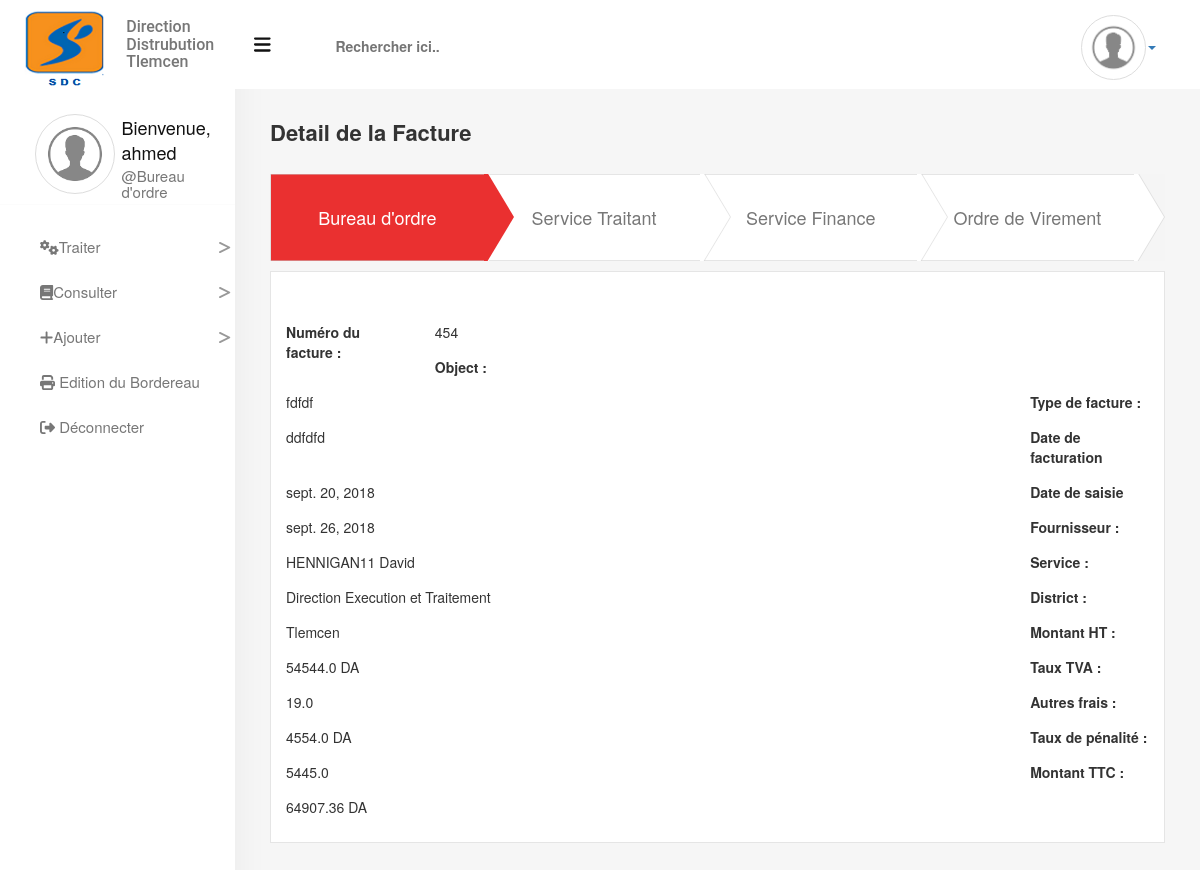
The page /bill_detail/33 (signed in) on the database its author committed.
### billingManager/models.py (models this page shows, shortened)
class Bill(models.Model):
    DECISION = [
        ('1', 'Non Traiter'),
        ('2', 'Accepter'),
        ('3', 'Refuser'),
    ]
    bill_id = models.AutoField(primary_key=True)
    bill_num = models.CharField(max_length=50, verbose_name="Numéro de facture")
    entry_date = models.DateField(auto_now=True)
    object = models.TextField(max_length=150, verbose_name="Objet")
    bill_type = models.CharField(max_length=100, verbose_name="Type de facture", blank=True)
    decision_ST = models.CharField(max_length=1, choices=DECISION, default='1')
    decision_BO = models.CharField(max_length=1, choices=DECISION, default='1')
    penalty_rate = models.FloatField(default=0, verbose_name="taux de pénalité")
    ht_amount = models.FloatField(verbose_name='Montant HT')
    other_coasts = models.FloatField(default=0, verbose_name="Autres frais")
    decision_FC = models.CharField(max_length=1, choices=DECISION, default='1')
    transfer_order = models.CharField(max_length=20, blank=True, verbose_name="Ordre de virement")
    billing_date = models.DateField(verbose_name="Date de facturation")
    provider = models.ForeignKey(Provider, on_delete=models.PROTECT, verbose_name="Fournisseur")
    service = models.ForeignKey(Service, on_delete=models.PROTECT, verbose_name="Service")
    district = models.ForeignKey(District, on_delete=models.PROTECT, verbose_name="District")
    tva = models.ForeignKey(TVA, on_delete=models.PROTECT, verbose_name="Taux de TVA")
    slip = models.ForeignKey(Slip, on_delete=models.PROTECT, null=True, verbose_name="Numéro du bordereau")
    service_slip = models.ForeignKey(ServiceSlip, on_delete=models.PROTECT, null=True, verbose_name="Numéro du bordereau de service traitant")
    rejection_reasonBO = models.ManyToManyField(RejectionReason, related_name='motif1')
    rejection_reasonST = models.ManyToManyField(RejectionReason, related_name='motif2')
    rejection_reasonFC = models.ManyToManyField(RejectionReason, related_name='motif3')
    entered_by = models.ForeignKey(User, on_delete=models.PROTECT, null=True, verbose_name='Saisie par')
    class Meta:
        ordering = ('-entry_date',)

class Provider(models.Model):
    GENDER = [
        ('1', 'Madame'),
        ('2', 'Monsieur'),
        ('3', 'Mademoiselle'),
    ]
    provider_id = models.AutoField(primary_key=True)
    gender = models.CharField(max_length=1, choices=GENDER, default='2', verbose_name="Genre")
    provider_last_name = models.CharField(max_length=50, verbose_name="Nom")
    provider_first_name = models.CharField(max_length=50, verbose_name="Prénom")
    provider_address = models.CharField(max_length=150, verbose_name="Addrese")
    town = models.ForeignKey(Town, on_delete=models.PROTECT, verbose_name="Ville")
    email = models.EmailField()
    fixed_phone = models.CharField(max_length=9, verbose_name="Téléphone fix")
    mobile_phone = models.CharField(max_length=10, verbose_name="Téléphone mobile")
    rib = models.CharField(max_length=20, verbose_name="RIB")
    nif = models.CharField(max_length=20, verbose_name="NIF")
    r_commerce = models.CharField(max_length=20, verbose_name="raison Comercial")
    def __str__(self):
        return self.provider_last_name.upper() + " " + self.provider_first_name.capitalize()

class Service(models.Model):
    service_id = models.AutoField(primary_key=True)
    service_name = models.CharField(max_length=50, verbose_name="Designation du service")
    service_abv = models.CharField(max_length=10, verbose_name='Abreviation du service')
    def __str__(self):
        return self.service_name

class District(models.Model):
    district_id = models.AutoField(primary_key=True)
    district_designation = models.CharField(max_length=50, verbose_name="Designation du district")
    def __str__(self):
        return self.district_designation

class TVA(models.Model):
    tva_id = models.AutoField(primary_key=True)
    tva_rate = models.FloatField(verbose_name="Taux de TVA")
    def __str__(self):
        return str(self.tva_rate)

### billingManager/templatetags/poll_extras.py (called while the page is built)
@register.filter('tva')
def tva(value, args):
    value *= (1 + args / 100)
    return value

### billingManager/templates/billDetail.html (shortened to what this page needs)
{% extends 'baseForm.html' %}
{% load static %}
{% load poll_extras %}
{% block the_form %}
    {% load django_bootstrap_breadcrumbs %}
    <div class="row">
        <div class="col-xs-6">
        <h2>Detail de la Facture</h2>
        </div>
        <div class="col-xs-6">
        </div>
    </div>
        {% include "includes/progress_bar.html" %}
    <div class="direct-content">
        <div class="bill-detail" data-id="{{ bill.bill_id }}">
            {% include 'includes/partial_bill_detail.html' %}
        </div>
    </div>
{% endblock %}

### billingManager/templates/aside-menu/bureau_ordre.html (shortened to what this page needs)
{% load static %}
<aside>
  <div class="row text-center">
      <div class="col-xs-5 profile-image">
        <img src="{% static 'images/index.png' %}" alt="profile-image" class="img-responsive img-thumbnail">
      </div>
      <div class="col-xs-7">
        <div class="profile-information">
          <h2>Bienvenue,</h2>
          <h2>{{ user }}</h2>
          <h3>@Bureau d'ordre</h3>
        </div>
      </div>
      <div class="link col-xs-12">
        <ul class="list-unstyled">
            <li class="item item-dropdown"><i class="fa fa-cogs"></i>Traiter<i class="fa fa-less-than"></i></li>
                    <a href="{% url 'bill_consulting_opened' %}"><li {% url 'bill_consulting_opened' as url %}
                    {% if request.path == url%} class='sub-selected' {% endif %}>Facture en Cours</li></a>
            <li class="item item-dropdown"><i class="fa fa-book"></i>Consulter<i class="fa fa-less-than"></i></li>
                    <a href="{% url 'bill_consulting_closed' %}"><li {% url 'bill_consulting_closed' as url %}
                    {% if request.path == url%} class='sub-selected' {% endif %}>Factures</li></a>
                    <a href="{% url 'bill_consulting_rejected_BO' %}"><li {% url 'bill_consulting_rejected_BO' as url %}
                    {% if request.path == url%} class='sub-selected' {% endif %}>Factures Rejetées</li></a>
                    <a href="{% url 'provider_consulting' %}"><li {% url 'provider_consulting' as url %}
                    {% if request.path == url%} class='sub-selected' {% endif %}>Fournisseurs</li></a>
                    <a href="{% url 'town_consulting' %}"><li {% url 'town_consulting' as url %}
                    {% if request.path == url%} class='sub-selected' {% endif %}>Villes</li></a>
                    <a href="{% url 'service_consulting' %}"><li {% url 'service_consulting' as url %}
                    {% if request.path == url%} class='sub-selected' {% endif %}>Services</li></a>
                    <a href="{% url 'district_consulting' %}"><li {% url 'district_consulting' as url %}
                    {% if request.path == url%} class='sub-selected' {% endif %}>Districts</li></a>
                    <a href="{% url 'tva_consulting' %}"><li {% url 'tva_consulting' as url %}
                    {% if request.path == url%} class='sub-selected' {% endif %}>TVA</li></a>
                    <a href="{% url 'reasons_consulting' %}"><li {% url 'reasons_consulting' as url %}
                    {% if request.path == url%} class='sub-selected' {% endif %}>Motifs de Rejets</li></a>
            <li class="item item-dropdown"><i class="fa fa-plus"></i>Ajouter<i class="fa fa-less-than"></i></li>
                    <a href="{% url 'create_bill' %}"><li {% url 'create_bill' as url %}
                    {% if request.path == url%} class='sub-selected' {% endif %}>Facture</li></a>
                    <a href="{% url 'create_provider' %}"><li {% url 'create_provider' as url %}
                    {% if request.path == url%} class='sub-selected' {% endif %}>Fournisseur</li></a>
                    <a href="{% url 'create_town' %}"><li {% url 'create_town' as url %}
                    {% if request.path == url%} class='sub-selected' {% endif %}>Ville</li></a>
                    <a href="{% url 'create_service' %}"><li {% url 'create_service' as url %}
                    {% if request.path == url%} class='sub-selected' {% endif %}>Service</li></a>
                    <a href="{% url 'create_district' %}"><li {% url 'create_district' as url %}
                    {% if request.path == url%} class='sub-selected' {% endif %}>District</li></a>
                    <a href="{% url 'create_tva' %}"><li {% url 'create_tva' as url %}
                    {% if request.path == url%} class='sub-selected' {% endif %}>TVA</li></a>
                    <a href="{% url 'create_r_r' %}"><li {% url 'create_r_r' as url %}
                    {% if request.path == url%} class='sub-selected' {% endif %}>Motifs de Rejets</li></a>
            <a href="{% url 'slip_edit' %}"><li  {% url 'slip_edit' as url %}
                    {% if request.path == url%} class='item selected' {% endif %} class="item"><i class="fa fa-print"></i> Edition du Bordereau</li></a>
            <a href="{% url 'logout' %}"><li class="item"><i class="fa fa-sign-out-alt"></i> Déconnecter</li></a>
        </ul>
      </div>
    </div>
</aside>

### billingManager/templates/includes/partial_bill_detail.html (shortened to what this page needs)
{% load poll_extras %}
<div class="row">
    <div>
        <div class="col-xs-6 col-md-2">
            <label>Numéro du facture :</label>
        </div>
        <div class="col-xs-6 col-md-10">
            <label class="item-name">{{ bill.bill_num }}</label>
        </div>
    </div>
    <div>
        <div class="col-xs-6 col-md-2">
            <label>Object :</label>
        </div>
        <div class="col-xs-6 col-md-10">
            <label class="item-name">{{ bill.object }}</label>
        </div>
    </div>
    <div>
        <div class="col-xs-6 col-md-2">
            <label>Type de facture :</label>
        </div>
        <div class="col-xs-6 col-md-10">
            <label class="item-name">{{ bill.bill_type }}</label>
        </div>
    </div>
    <div>
        <div class="col-xs-6 col-md-2">
            <label>Date de facturation</label>
        </div>
        <div class="col-xs-6 col-md-10">
            <label class="item-name">{{ bill.billing_date }}</label>
        </div>
    </div>
    <div>
        <div class="col-xs-6 col-md-2">
            <label>Date de saisie</label>
        </div>
        <div class="col-xs-6 col-md-10">
            <label class="item-name">{{ bill.entry_date }}</label>
        </div>
    </div>
    <div>
        <div class="col-xs-6 col-md-2">
            <label>Fournisseur :</label>
        </div>
        <div class="col-xs-6 col-md-10">
            <label class="item-name">{{ bill.provider }}</label>
        </div>
    </div>
    <div>
        <div class="col-xs-6 col-md-2">
            <label>Service :</label>
        </div>
        <div class="col-xs-6 col-md-10">
            <label class="item-name">{{ bill.service }}</label>
        </div>
    </div>
    <div>
        <div class="col-xs-6 col-md-2">
            <label>District :</label>
        </div>
        <div class="col-xs-6 col-md-10">
            <label class="item-name">{{ bill.district }}</label>
        </div>
    </div>
    <div>
        <div class="col-xs-6 col-md-2">
            <label>Montant HT :</label>
        </div>
        <div class="col-xs-6 col-md-10">
            <label class="item-name">{{ bill.ht_amount}} DA</label>
        </div>
    </div>
    <div>
        <div class="col-xs-6 col-md-2">
            <label>Taux TVA :</label>
        </div>
        <div class="col-xs-6 col-md-10">
            <label class="item-name">{{ bill.tva }}</label>
        </div>
    </div>
    <div>
        <div class="col-xs-6 col-md-2">
            <label>Autres frais :</label>
        </div>
        <div class="col-xs-6 col-md-10">
            <label class="item-name">{{ bill.other_coasts }} DA</label>
        </div>
    </div>
    <div>
        <div class="col-xs-6 col-md-2">
            <label>Taux de pénalité :</label>
        </div>
        <div class="col-xs-6 col-md-10">
            <label class="item-name">{{ bill.penalty_rate }}</label>
        </div>
    </div>
    <div>
        <div class="col-xs-6 col-md-2">
            <label>Montant TTC :</label>
        </div>
        <div class="col-xs-6 col-md-10">
            <label class="item-name">{{ bill.ht_amount|tva:bill.tva.tva_rate }} DA</label>
        </div>
    </div>
    </div>
</div>

### billingManager/static/css/base.css (style rules this page uses)
aside { position: fixed; top: 0; text-align: center; width: 20%; background-color: #fff; height: 100%; padding: 2% 0; z-index: 999; box-shadow: 0px 1px 35px rgba(0, 0, 0, 0.05); }
aside .profile-image img { margin-top: 90px; margin-left: 35px; height: 80px; width: 80px; border-radius: 50%; }
aside .profile-information { margin-top: 100px; }
aside .profile-information h2 { font-size: 18px; text-align: left; margin-bottom: -15px; color: #111; }
aside .profile-information h3 { color: #777; text-align: left; font-size: 15px; margin-bottom: -15px; }
aside .link { position: relative; }
aside .link ul { padding-top: 20px; border-top: 1px solid #dcdcdc1a; margin-top: 10px; text-align: left; color: #000; }
aside .link ul .item { font-size: 15px; line-height: 5px; padding: 15px 5px 15px 40px; color: #777; position: relative; cursor: pointer; -webkit-transition: all 0.2s ease-in-out; -moz-transition: all 0.2s ease-in-out; -o-transition: all 0.2s ease-in-out; -ms-transition: all 0.2s ease-in-out; transition: all 0.2s ease-in-out; }
aside .link ul .item .fa-less-than { position: absolute; right: 5px; color: #999; -webkit-transform: rotate(180deg); -moz-transform: rotate(180deg); -o-transform: rotate(180deg); -ms-transform: rotate(180deg); transform: rotate(180deg); }
aside .link ul a { text-decoration: none; color: #777; }
@media (max-width: 1200px) { aside { width: 235px; } }
@media (max-width: 1200px) { aside .profile-information { margin-top: 94px; margin-left: 11px; } }
* { -ms-box-sizing: border-box; -moz-box-sizing: border-box; -webkit-box-sizing: border-box; box-sizing: border-box; margin: 0; padding: 0; border: 0; }
body { background-color: #f6f6f6; height: 100%; margin: 0; position: relative; }
body .content h2 { font-weight: bold; font-size: 22px; margin-top: 5px !important; }
body .direct-content { margin-top: 5px; background-color: #fff !important; padding: 2rem 1.5rem 2rem 1.5rem; border: 1px solid rgba(204, 204, 204, 0.5); }
body .direct-content .bill-detail div { margin-top: 10px; }
body .direct-content .item-name { font-weight: normal; }
body ul, body ol { list-style: none; padding-left: 0; padding-right: 0; }
body a { text-decoration: none; }

### rows shown on the page
Bill: bill_num "454", object "fdfdf", bill_type "ddfdfd", billing_date "sept. 20, 2018", entry_date "sept. 26, 2018", provider "HENNIGAN11 David", service "Direction Execution et Traitement", district "Tlemcen", ht_amount "54544.0", tva "19.0", other_coasts "4554.0", penalty_rate "5445.0", ht_amount|tva "64907.36"

### other values the page prints
{{ user }} "ahmed"
